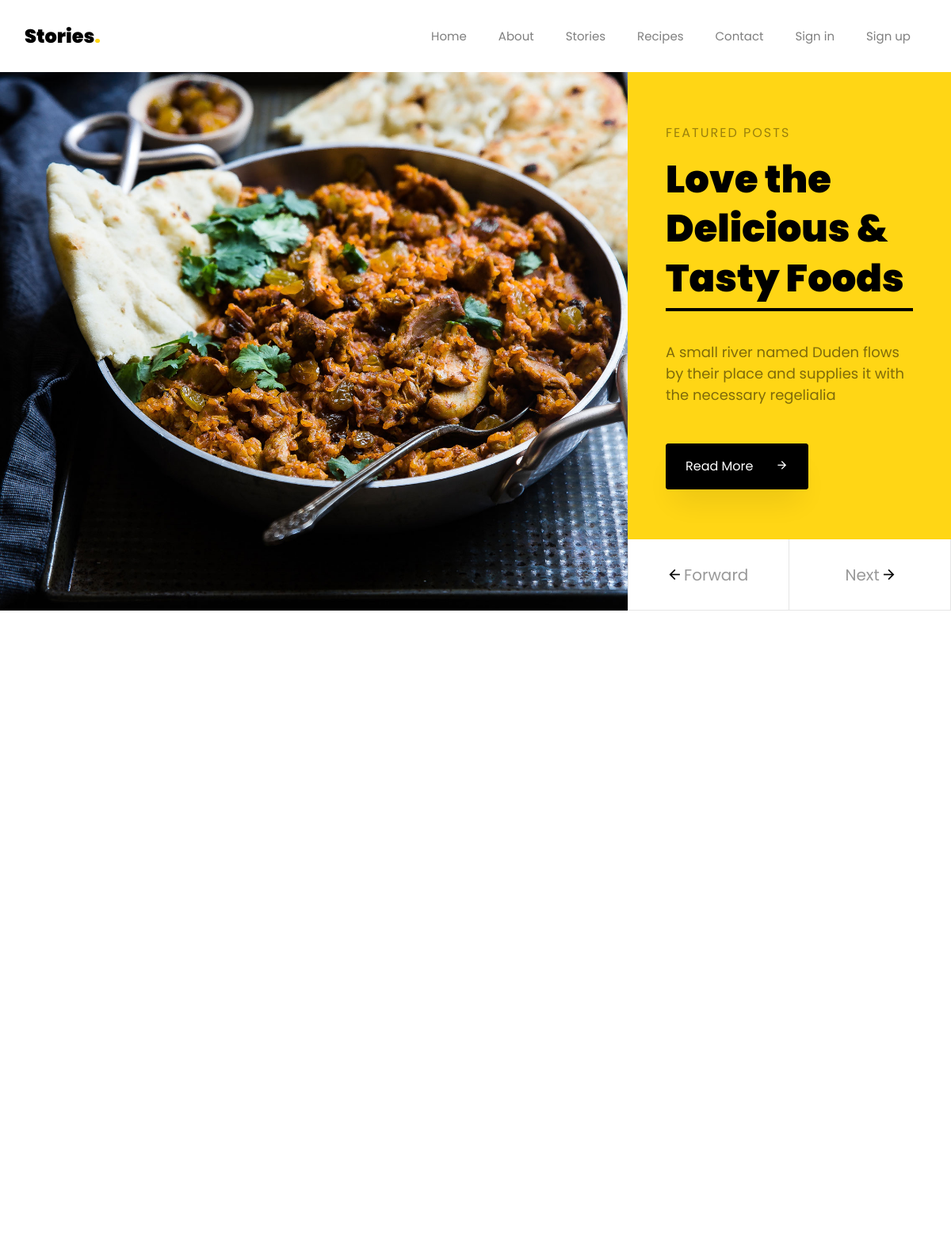
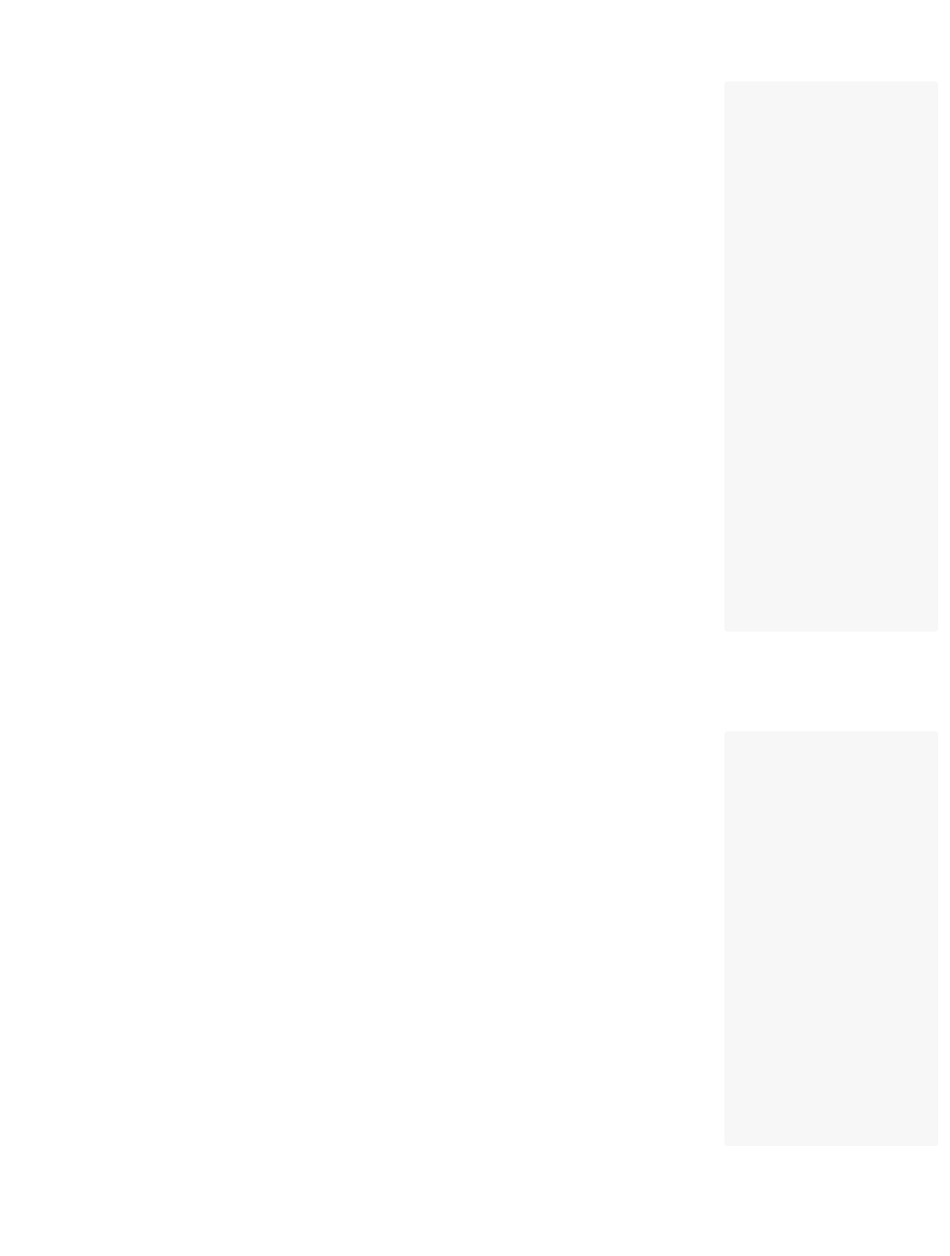
The page / (upper part) on the database its author committed (2 pictures, top to bottom).
### stories/models.py (models this page shows, shortened)
class NavLinks(models.Model):
    title = models.CharField(max_length=255, blank=False, null=False)
    url = models.CharField(max_length=20, blank=True)
    active = models.BooleanField(default=True)
    create_at = models.DateTimeField(auto_now_add=True)
    updated_at = models.DateTimeField(auto_now=True)

### stories/views.py (the view)
# urls.py: path('',index, name='index'), #home
def index(request):
    return render(request, 'stories/index.html')

### stories/templatetags/base_filters.py (called while the page is built)
@register.simple_tag
def get_nav_links():
    return NavLinks.objects.filter(active=True)

@register.simple_tag
def get_categories():
    return Category.objects.all()

@register.simple_tag
def get_subscriber_form():
    return SubscriberForm()

### stories/templates/stories/index.html (shortened to what this page needs)
    {% extends 'base/index.html' %}
    {% load static %}
    {% block content %}
    <section class="home-slider owl-carousel">
        <div class="slider-item">
            <div class="container">
                <div class="row d-flex slider-text justify-content-center align-items-center" data-scrollax-parent="true">
                    <div class="img" style="background-image: url('{% static "images/bg_1.jpg" %}');"></div>
                    <div class="text d-flex align-items-center ftco-animate">
                        <div class="text-2 pb-lg-5 mb-lg-4 px-4 px-md-5">
                            <h3 class="subheading mb-3">Featured Posts</h3>
                            <h1 class="mb-5">Love the Delicious &amp; Tasty Foods</h1>
                            <p class="mb-md-5">A small river named Duden flows by their place and supplies it with the necessary regelialia</p>
                            <p><a href="#" class="btn btn-black px-3 px-md-4 py-3">Read More <span
                                class="icon-arrow_forward ml-lg-4"></span></a></p>
                        </div>
                    </div>
                </div>
            </div>
        </div>
    </section>
    <section class="ftco-section">
        <div class="container">
            <div class="row">
            </div>
            <div class="row">
                <div class="col-md-6">
                    <div class="row">
                    </div>
                </div>
            </div>
        </div>
    </section>
    <section class="ftco-section ftco-no-pt">
        <div class="container">
            <div class="row">
                <div class="col-lg-9">
                    <div class="row">
                    </div>
                    <div class="row">
                    </div>
                </div>
                <div class="col-lg-3">
                    <div class="sidebar-wrap">
                    </div>
                </div>
            </div>
        </div>
    </section>
    <section class="ftco-section">
        <div class="container">
            <div class="row">
                <div class="col-md-9">
                    <div class="row">
                    </div>
                    <div class="row">
                    </div>
                </div>
                <div class="col-md-3">
                    <div class="sidebar-wrap pt-4">
                    </div>
                </div>
            </div>
        </div>
    </section>
{% endblock content %}

### templates/partials/header.html (shortened to what this page needs)
{% load base_filters %}
{% get_nav_links as nav_links %}
<nav class="navbar navbar-expand-lg navbar-dark bg-dark ftco-navbar-light" id="ftco-navbar">
    <div class="container">
        <a class="navbar-brand" href="index.html">Stories<span>.</span></a>
        <div class="collapse navbar-collapse" id="ftco-nav">
            <ul class="navbar-nav ml-auto">
                {% for link in nav_links %}
                    {% if link.url == '/accounts/login' %}
                        {% if not user.is_authenticated %}
                            <li class="nav-item active"><a href="{{ link.url }}" class="nav-link">{{ link.title }}</a></li>
                            {% else %}
                             <li class="nav-item active"><a href="{% url 'accounts:logout' %}" class="nav-link">Log out</a></li>
                             <li class="nav-item active"><a href="{% url 'stories:user-profile' request.user.id %}" class="nav-link">Profile</a></li>
                        {% endif %}
                    {% elif link.url == '/accounts/register' %}
                        {% if not user.is_authenticated %}
                            <li class="nav-item active"><a href="{{ link.url }}" class="nav-link">{{ link.title }}</a></li>
                        {% endif %}
                    {% else %}
                        <li class="nav-item active"><a href="{{ link.url }}" class="nav-link">{{ link.title }}</a></li>
                    {% endif %}
                {% endfor %}
            </ul>
        </div>
    </div>
</nav>

### static/css/icomoon.css (style rules this page uses)
[class^="icon-"], [class*=" icon-"] { font-family: 'icomoon' !important; speak: none; font-style: normal; font-weight: normal; font-variant: normal; text-transform: none; line-height: 1; -webkit-font-smoothing: antialiased; -moz-osx-font-smoothing: grayscale; }
.icon-arrow_forward:before { content: "\e5c8"; }

### rows shown on the page
NavLinks: title "Home"
NavLinks: title "About"
NavLinks: title "Stories"
NavLinks: title "Recipes"
NavLinks: title "Contact"
NavLinks: title "Sign in"
NavLinks: title "Sign up"
